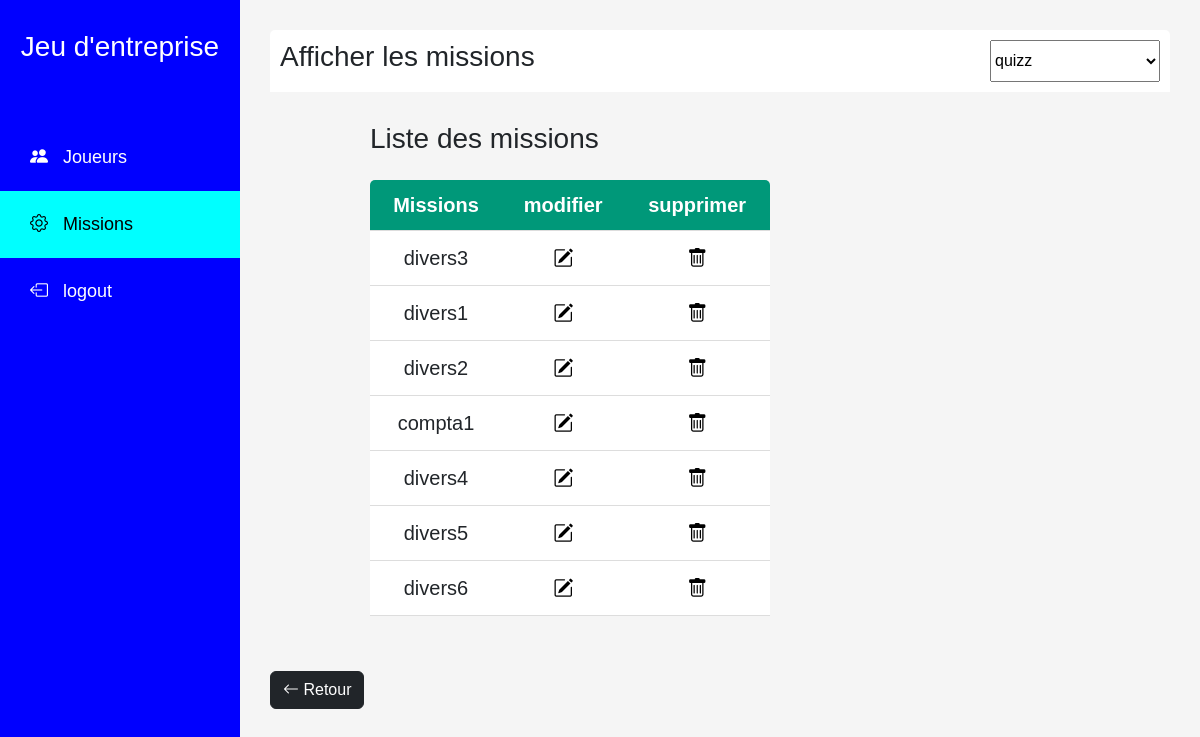
The page /missions/afficher-missions?q=quizz (signed in) on the database as committed earlier.
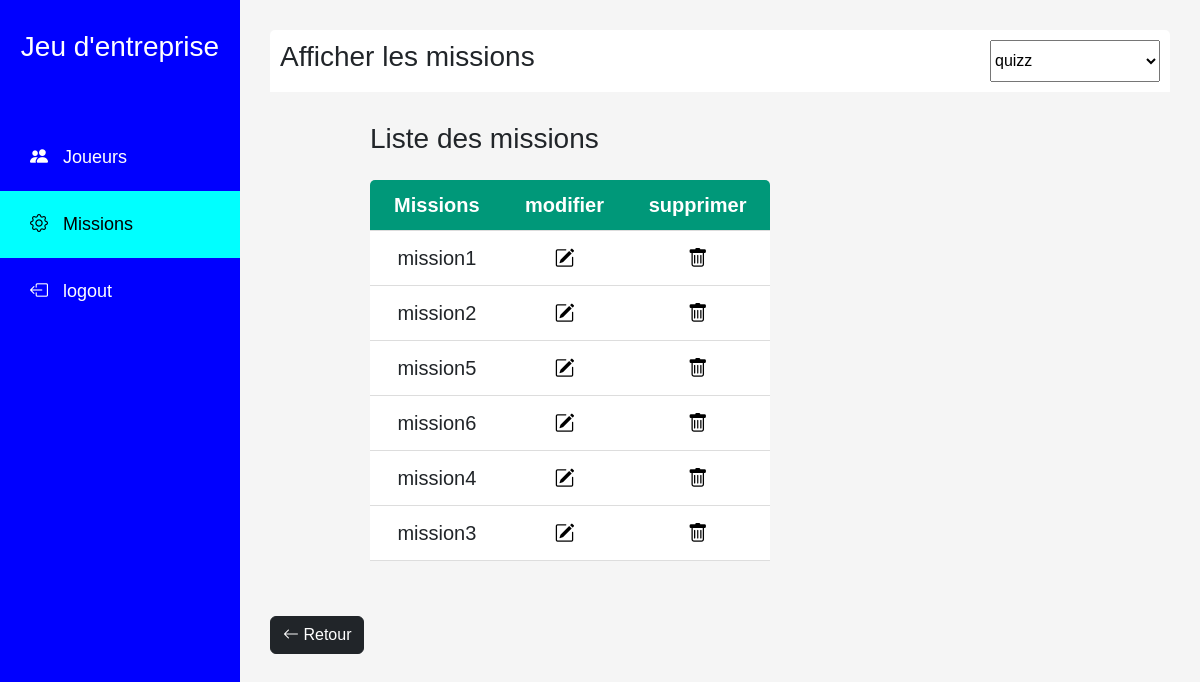
The same page on the database as committed later.
### base/models.py (models this page shows, shortened)
class Mission(models.Model):
    titre = models.CharField(max_length=200,null=True,unique=True)
    type = models.CharField(max_length=200,null=True)
    temps_en_secondes = models.IntegerField(null=True, default=0)
    def __str__(self):
        return self.titre

### base/views/views_cmissions.py (the view)
# urls.py: path('missions/afficher-missions', views.afficherM, name="afficher-missions"),
@permission_required('is_superuser')
def afficherM(request):
    q = request.GET.get("q")
    missions = Mission.objects.all()
    types = ["quizz", "vie d'entreprise", "gestion-commerciale"]
    types += list(map(lambda x:x.choix,Choix.objects.all()))
    types = list(set(types))
    if q:
        missions = Mission.objects.filter(type=q)
    return render(request, "afficher_missions.html", {"missions":missions, "types" : types})

### templates/admin/gestion_missions/afficher_missions.html (shortened to what this page needs)
{% extends "dashboard.html" %}
{% block content %}
<div class="home-section-title">
    <h3>Afficher les missions</h3>
    <select onChange="window.location.href=this.value" id="select-mission">
        {% for type in types %}
            <option value="{% url 'afficher-missions'%}?q={{type}}"><a href="{% url 'afficher-missions'%}?q={{type}}">{{type}}</a></option>
        {% endfor %}
    </select>
</div>
<div class="table-div">
    <h3>Liste des missions</h3>
    <table>
        <tr>
            <th>Missions</th>
            <th>modifier</th>
            <th>supprimer</th>
        </tr>
        {% for mission in missions %}
            <tr>
                <td>{{mission}}</td>
                <td><a href="{% url 'modifier-mission' mission %}"><i class="bi bi-pencil-square"></i></a></td>
                <td><a href="{% url 'supprimer-mission' mission %}"><i class="bi bi-trash"></i></a></td>
            </tr>
        {% endfor %}
    </table>
</div>
<div class="retour">
    <a href="{% url 'gestion-missions' %}">
        <button type="button" class="btn btn-dark">
            <i class="bi bi-arrow-left"></i>
            <span>Retour</span>
        </button>
    </a>
</div>
{% endblock content %}

Rows that differ between the two databases and show on the page:
no longer on this page (row edited): Mission: titre "divers2"
no longer on this page (row edited): Mission: titre "compta1"
no longer on this page (row edited): Mission: titre "divers6"
changed Mission: titre "divers3" → "mission1"
changed Mission: titre "divers1" → "mission2"
added Mission: titre "mission5"
now on this page (row edited): Mission: titre "mission6"
changed Mission: titre "divers4" → "mission4"
changed Mission: titre "divers5" → "mission3"
